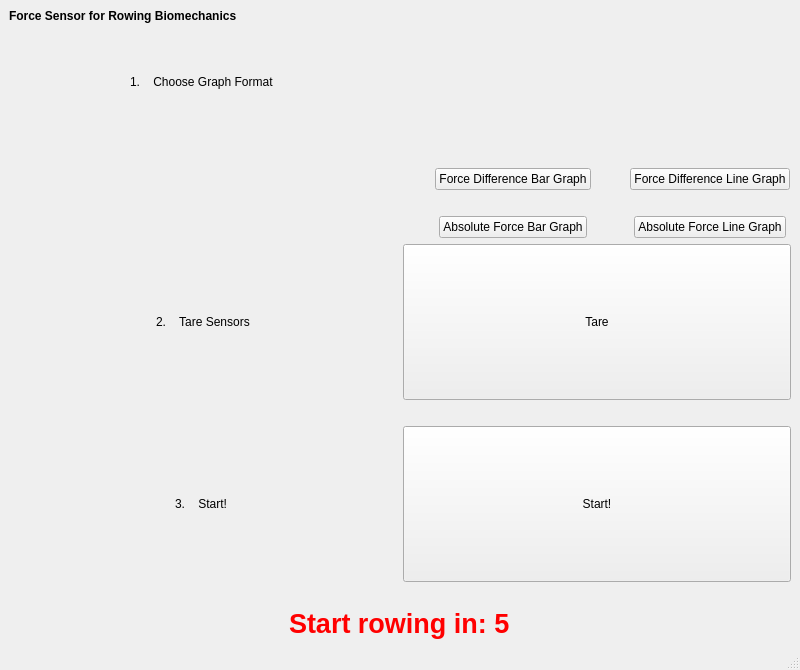
<?xml version="1.0" encoding="UTF-8"?>
<ui version="4.0">
 <class>MainWindow</class>
 <widget class="QMainWindow" name="MainWindow">
  <property name="geometry">
   <rect>
    <x>0</x>
    <y>0</y>
    <width>800</width>
    <height>670</height>
   </rect>
  </property>
  <property name="windowTitle">
   <string>MainWindow</string>
  </property>
  <widget class="QWidget" name="centralwidget">
   <layout class="QGridLayout" name="gridLayout_2">
    <item row="6" column="0">
     <spacer name="horizontalSpacer_3">
      <property name="orientation">
       <enum>Qt::Orientation::Horizontal</enum>
      </property>
      <property name="sizeHint" stdset="0">
       <size>
        <width>40</width>
        <height>20</height>
       </size>
      </property>
     </spacer>
    </item>
    <item row="5" column="1">
     <widget class="QPushButton" name="start_button">
      <property name="sizePolicy">
       <sizepolicy hsizetype="Expanding" vsizetype="Expanding">
        <horstretch>0</horstretch>
        <verstretch>0</verstretch>
       </sizepolicy>
      </property>
      <property name="font">
       <font>
        <bold>false</bold>
       </font>
      </property>
      <property name="text">
       <string>Start!</string>
      </property>
     </widget>
    </item>
    <item row="2" column="0">
     <spacer name="horizontalSpacer">
      <property name="orientation">
       <enum>Qt::Orientation::Horizontal</enum>
      </property>
      <property name="sizeHint" stdset="0">
       <size>
        <width>40</width>
        <height>20</height>
       </size>
      </property>
     </spacer>
    </item>
    <item row="3" column="1">
     <widget class="QPushButton" name="tare_button">
      <property name="sizePolicy">
       <sizepolicy hsizetype="Expanding" vsizetype="Expanding">
        <horstretch>0</horstretch>
        <verstretch>0</verstretch>
       </sizepolicy>
      </property>
      <property name="text">
       <string>Tare</string>
      </property>
     </widget>
    </item>
    <item row="8" column="0" colspan="2" alignment="Qt::AlignmentFlag::AlignHCenter">
     <widget class="QLabel" name="countdownLabel">
      <property name="font">
       <font>
        <pointsize>20</pointsize>
        <bold>true</bold>
       </font>
      </property>
      <property name="styleSheet">
       <string notr="true"> color: red</string>
      </property>
      <property name="text">
       <string>Start rowing in: 5</string>
      </property>
     </widget>
    </item>
    <item row="5" column="0" alignment="Qt::AlignmentFlag::AlignHCenter">
     <widget class="QLabel" name="label_8">
      <property name="text">
       <string>3.    Start! </string>
      </property>
     </widget>
    </item>
    <item row="4" column="0">
     <spacer name="horizontalSpacer_2">
      <property name="orientation">
       <enum>Qt::Orientation::Horizontal</enum>
      </property>
      <property name="sizeHint" stdset="0">
       <size>
        <width>40</width>
        <height>20</height>
       </size>
      </property>
     </spacer>
    </item>
    <item row="0" column="0">
     <widget class="QLabel" name="label">
      <property name="maximumSize">
       <size>
        <width>16777215</width>
        <height>25</height>
       </size>
      </property>
      <property name="font">
       <font>
        <bold>true</bold>
       </font>
      </property>
      <property name="text">
       <string>Force Sensor for Rowing Biomechanics</string>
      </property>
     </widget>
    </item>
    <item row="1" column="0" alignment="Qt::AlignmentFlag::AlignHCenter">
     <widget class="QLabel" name="label_2">
      <property name="text">
       <string>1.    Choose Graph Format </string>
      </property>
     </widget>
    </item>
    <item row="3" column="0" alignment="Qt::AlignmentFlag::AlignHCenter">
     <widget class="QLabel" name="label_7">
      <property name="text">
       <string>2.    Tare Sensors</string>
      </property>
     </widget>
    </item>
    <item row="7" column="0" colspan="2">
     <layout class="QVBoxLayout" name="verticalLayout_2"/>
    </item>
    <item row="1" column="1" rowspan="2">
     <layout class="QGridLayout" name="gridLayout">
      <item row="3" column="1" alignment="Qt::AlignmentFlag::AlignHCenter">
       <widget class="QPushButton" name="absline_button">
        <property name="sizePolicy">
         <sizepolicy hsizetype="Expanding" vsizetype="Expanding">
          <horstretch>0</horstretch>
          <verstretch>0</verstretch>
         </sizepolicy>
        </property>
        <property name="text">
         <string>Absolute Force Line Graph</string>
        </property>
       </widget>
      </item>
      <item row="3" column="0" alignment="Qt::AlignmentFlag::AlignHCenter">
       <widget class="QPushButton" name="absbar_button">
        <property name="sizePolicy">
         <sizepolicy hsizetype="Expanding" vsizetype="Expanding">
          <horstretch>0</horstretch>
          <verstretch>0</verstretch>
         </sizepolicy>
        </property>
        <property name="text">
         <string>Absolute Force Bar Graph</string>
        </property>
       </widget>
      </item>
      <item row="0" column="1" alignment="Qt::AlignmentFlag::AlignHCenter">
       <widget class="QLabel" name="label_4">
        <property name="sizePolicy">
         <sizepolicy hsizetype="Expanding" vsizetype="Expanding">
          <horstretch>0</horstretch>
          <verstretch>0</verstretch>
         </sizepolicy>
        </property>
        <property name="maximumSize">
         <size>
          <width>220</width>
          <height>133</height>
         </size>
        </property>
        <property name="text">
         <string/>
        </property>
        <property name="pixmap">
         <pixmap>../../Screen Shot 2024-11-08 at 4.19.17 PM.png</pixmap>
        </property>
        <property name="scaledContents">
         <bool>true</bool>
        </property>
       </widget>
      </item>
      <item row="2" column="0" alignment="Qt::AlignmentFlag::AlignHCenter">
       <widget class="QLabel" name="label_5">
        <property name="sizePolicy">
         <sizepolicy hsizetype="Expanding" vsizetype="Expanding">
          <horstretch>0</horstretch>
          <verstretch>0</verstretch>
         </sizepolicy>
        </property>
        <property name="maximumSize">
         <size>
          <width>220</width>
          <height>133</height>
         </size>
        </property>
        <property name="text">
         <string/>
        </property>
        <property name="pixmap">
         <pixmap>../../Screen Shot 2024-11-04 at 1.37.53 PM.png</pixmap>
        </property>
        <property name="scaledContents">
         <bool>true</bool>
        </property>
       </widget>
      </item>
      <item row="1" column="0" alignment="Qt::AlignmentFlag::AlignHCenter">
       <widget class="QPushButton" name="diffbar_button">
        <property name="sizePolicy">
         <sizepolicy hsizetype="Expanding" vsizetype="Expanding">
          <horstretch>0</horstretch>
          <verstretch>0</verstretch>
         </sizepolicy>
        </property>
        <property name="text">
         <string>Force Difference Bar Graph</string>
        </property>
        <property name="icon">
         <iconset theme="QIcon::ThemeIcon::SoftwareUpdateAvailable"/>
        </property>
       </widget>
      </item>
      <item row="1" column="1" alignment="Qt::AlignmentFlag::AlignHCenter">
       <widget class="QPushButton" name="diffline_button">
        <property name="sizePolicy">
         <sizepolicy hsizetype="Expanding" vsizetype="Expanding">
          <horstretch>0</horstretch>
          <verstretch>0</verstretch>
         </sizepolicy>
        </property>
        <property name="text">
         <string>Force Difference Line Graph</string>
        </property>
       </widget>
      </item>
      <item row="2" column="1" alignment="Qt::AlignmentFlag::AlignHCenter">
       <widget class="QLabel" name="label_6">
        <property name="sizePolicy">
         <sizepolicy hsizetype="Expanding" vsizetype="Expanding">
          <horstretch>0</horstretch>
          <verstretch>0</verstretch>
         </sizepolicy>
        </property>
        <property name="maximumSize">
         <size>
          <width>220</width>
          <height>133</height>
         </size>
        </property>
        <property name="text">
         <string/>
        </property>
        <property name="pixmap">
         <pixmap>../../Screen Shot 2024-11-08 at 3.00.54 PM.png</pixmap>
        </property>
        <property name="scaledContents">
         <bool>true</bool>
        </property>
       </widget>
      </item>
      <item row="0" column="0">
       <widget class="QLabel" name="label_3">
        <property name="sizePolicy">
         <sizepolicy hsizetype="Expanding" vsizetype="Expanding">
          <horstretch>0</horstretch>
          <verstretch>0</verstretch>
         </sizepolicy>
        </property>
        <property name="minimumSize">
         <size>
          <width>220</width>
          <height>133</height>
         </size>
        </property>
        <property name="maximumSize">
         <size>
          <width>220</width>
          <height>133</height>
         </size>
        </property>
        <property name="text">
         <string/>
        </property>
        <property name="pixmap">
         <pixmap>../../Screen Shot 2024-11-04 at 1.38.21 PM.png</pixmap>
        </property>
        <property name="scaledContents">
         <bool>true</bool>
        </property>
        <property name="alignment">
         <set>Qt::AlignmentFlag::AlignCenter</set>
        </property>
       </widget>
      </item>
     </layout>
    </item>
   </layout>
  </widget>
  <widget class="QMenuBar" name="menubar">
   <property name="geometry">
    <rect>
     <x>0</x>
     <y>0</y>
     <width>800</width>
     <height>22</height>
    </rect>
   </property>
  </widget>
  <widget class="QStatusBar" name="statusbar"/>
 </widget>
 <resources/>
 <connections/>
</ui>
